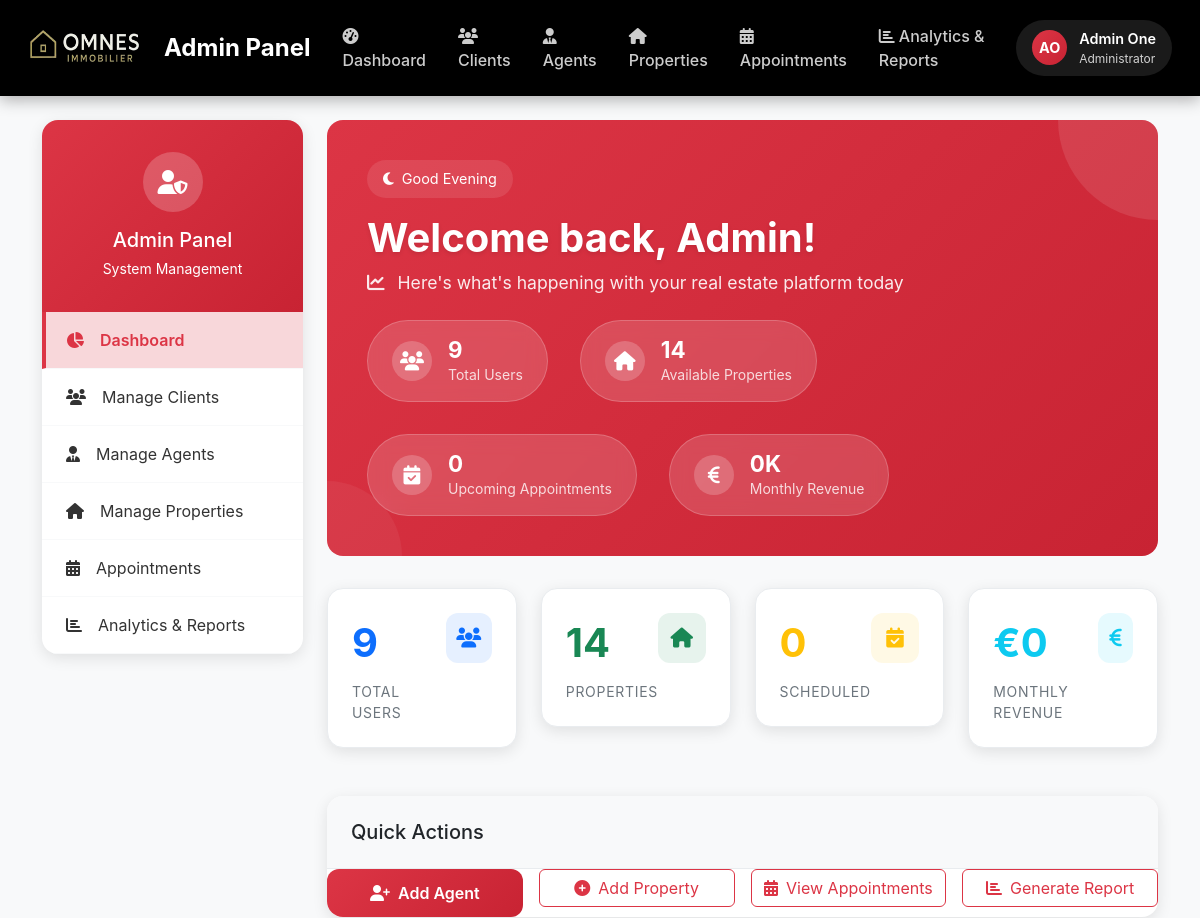
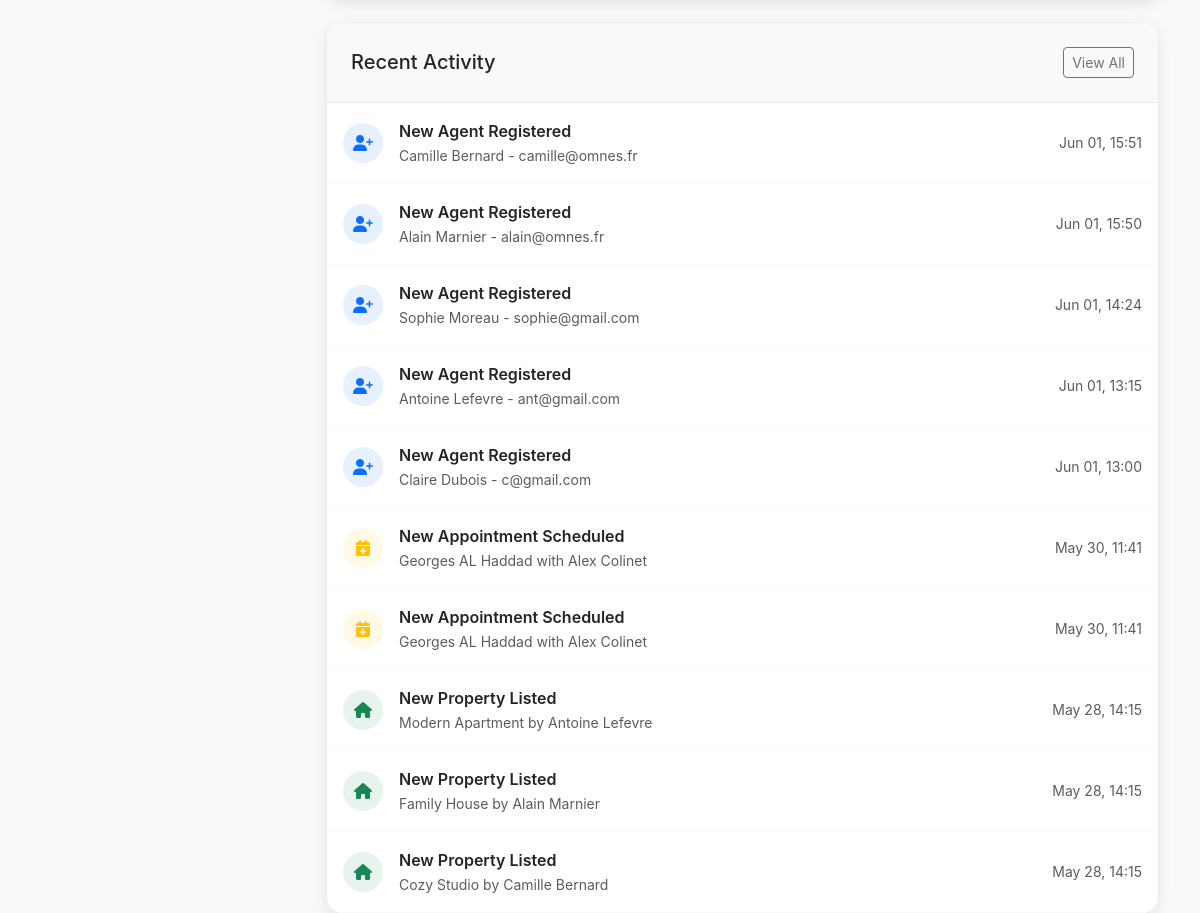
The app's page /src/admin/dashboard.php (signed in) with its own data (2 pictures, top to bottom).
### tables this page shows
CREATE TABLE IF NOT EXISTS `users` (
  `id` int NOT NULL AUTO_INCREMENT,
  `first_name` varchar(50) NOT NULL,
  `last_name` varchar(50) NOT NULL,
  `email` varchar(100) NOT NULL,
  `password_hash` varchar(255) NOT NULL,
  `role` enum('admin','client','agent') NOT NULL DEFAULT 'client',
  `phone` varchar(15) NOT NULL,
  `created_at` timestamp NULL DEFAULT CURRENT_TIMESTAMP,
  `updated_at` timestamp NULL DEFAULT CURRENT_TIMESTAMP ON UPDATE CURRENT_TIMESTAMP,
  PRIMARY KEY (`id`),
  UNIQUE KEY `email` (`email`)
);

CREATE TABLE IF NOT EXISTS `properties` (
  `id` int NOT NULL AUTO_INCREMENT,
  `agent_id` int NOT NULL,
  `title` varchar(255) NOT NULL,
  `description` text NOT NULL,
  `images` json DEFAULT NULL,
  `price` decimal(12,2) NOT NULL,
  `property_type` enum('house','apartment','land','commercial','rental','auction') NOT NULL,
  `status` enum('available','pending','sold','rented','withdrawn') DEFAULT 'available',
  `address_line1` varchar(255) NOT NULL,
  `city` varchar(100) NOT NULL,
  `state` varchar(100) DEFAULT NULL,
  `postal_code` varchar(20) DEFAULT NULL,
  `country` varchar(100) DEFAULT 'France',
  `bedrooms` int DEFAULT '0',
  `bathrooms` int DEFAULT '0',
  `year_built` int DEFAULT '0',
  `living_area` int NOT NULL DEFAULT '0',
  `has_parking` tinyint(1) DEFAULT '0',
  `parking_spaces` int DEFAULT '0',
  `has_garden` tinyint(1) DEFAULT '0',
  `created_at` timestamp NULL DEFAULT CURRENT_TIMESTAMP,
  `updated_at` timestamp NULL DEFAULT CURRENT_TIMESTAMP ON UPDATE CURRENT_TIMESTAMP,
  PRIMARY KEY (`id`),
  KEY `agent_id` (`agent_id`)
);

CREATE TABLE IF NOT EXISTS `appointments` (
  `id` int NOT NULL AUTO_INCREMENT,
  `client_id` int NOT NULL,
  `agent_id` int NOT NULL,
  `property_id` int NOT NULL,
  `appointment_date` datetime NOT NULL,
  `status` enum('scheduled','completed','cancelled') DEFAULT 'scheduled',
  `location` varchar(255) NOT NULL,
  `created_at` timestamp NULL DEFAULT CURRENT_TIMESTAMP,
  `updated_at` timestamp NULL DEFAULT CURRENT_TIMESTAMP ON UPDATE CURRENT_TIMESTAMP,
  PRIMARY KEY (`id`),
  KEY `client_id` (`client_id`),
  KEY `agent_id` (`agent_id`),
  KEY `property_id` (`property_id`)
);

### src/admin/dashboard.php (the view, shortened to what the rows shown need)
<?php
require_once '../config/database.php';
require_once '../includes/functions.php';
$database = Database::getInstance();
$db = $database->getConnection();
$admin_data = getCurrentUser();
$stats = [
    'total_users' => 0,
    'total_agents' => 0,
    'total_clients' => 0,
    'total_properties' => 0,
    'available_properties' => 0,
    'sold_properties' => 0,
    'total_appointments' => 0,
    'scheduled_appointments' => 0,
    'revenue_this_month' => 0,
    'new_users_this_month' => 0
];
try {
    $user_stats = $db->query("
        SELECT
            COUNT(*) as total_users,
            SUM(CASE WHEN role = 'agent' THEN 1 ELSE 0 END) as total_agents,
            SUM(CASE WHEN role = 'client' THEN 1 ELSE 0 END) as total_clients,
            SUM(CASE WHEN created_at >= DATE_SUB(NOW(), INTERVAL 1 MONTH) THEN 1 ELSE 0 END) as new_users_this_month
        FROM users
    ")->fetch(PDO::FETCH_ASSOC);
    $stats = array_merge($stats, $user_stats);
    $property_stats = $db->query("
        SELECT
            COUNT(*) as total_properties,
            SUM(CASE WHEN status = 'available' THEN 1 ELSE 0 END) as available_properties,
            SUM(CASE WHEN status = 'sold' THEN 1 ELSE 0 END) as sold_properties,
            SUM(CASE WHEN status = 'sold' AND MONTH(updated_at) = MONTH(CURRENT_DATE()) THEN price ELSE 0 END) as revenue_this_month
        FROM properties
    ")->fetch(PDO::FETCH_ASSOC);
    $stats = array_merge($stats, $property_stats);
    $appointment_stats = $db->query("
        SELECT
            COUNT(*) as total_appointments,
            SUM(CASE WHEN status = 'scheduled' AND appointment_date >= NOW() THEN 1 ELSE 0 END) as scheduled_appointments
        FROM appointments
    ")->fetch(PDO::FETCH_ASSOC);
    $stats = array_merge($stats, $appointment_stats);
} catch (Exception $e) {
    error_log("Admin stats error: " . $e->getMessage());
}
$recent_activities = [];
try {
    $recent_users = $db->query("
        SELECT u.*, 'new_user' as activity_type, u.created_at as activity_date
        FROM users u
        ORDER BY u.created_at DESC
        LIMIT 5
    ")->fetchAll(PDO::FETCH_ASSOC);
    $recent_properties = $db->query("
        SELECT p.*, u.first_name, u.last_name, 'new_property' as activity_type, p.created_at as activity_date
        FROM properties p
        JOIN users u ON p.agent_id = u.id
        ORDER BY p.created_at DESC
        LIMIT 5
    ")->fetchAll(PDO::FETCH_ASSOC);
    $recent_appointments = $db->query("
        SELECT a.*, p.title as property_title,
               CONCAT(agent.first_name, ' ', agent.last_name) as agent_name,
               CONCAT(client.first_name, ' ', client.last_name) as client_name,
               'new_appointment' as activity_type, a.created_at as activity_date
        FROM appointments a
        JOIN properties p ON a.property_id = p.id
        JOIN users agent ON a.agent_id = agent.id
        JOIN users client ON a.client_id = client.id
        ORDER BY a.created_at DESC
        LIMIT 5
    ")->fetchAll(PDO::FETCH_ASSOC);
    $recent_activities = array_merge($recent_users, $recent_properties, $recent_appointments);
    usort($recent_activities, function($a, $b) {
        return strtotime($b['activity_date']) - strtotime($a['activity_date']);
    });
    $recent_activities = array_slice($recent_activities, 0, 10);
} catch (Exception $e) {
    error_log("Recent activities error: " . $e->getMessage());
}
?>
<!DOCTYPE html>
<html lang="en">
<head>
    <link href="https://cdnjs.cloudflare.com/ajax/libs/bootstrap/5.3.0/css/bootstrap.min.css" rel="stylesheet">
    <link href="https://cdnjs.cloudflare.com/ajax/libs/font-awesome/6.4.0/css/all.min.css" rel="stylesheet">
</head>
<body>
    <?php include '../includes/admin_header.php'; ?>
    <div class="container mt-4">
        <div class="row">
            <div class="col-lg-9">
                <div class="dashboard-hero">
                    <div class="dashboard-content">
                        <?php
                        $hour = date('H');
                        if ($hour < 12) {
                            $greeting = "Good Morning";
                            $greeting_icon = "fa-sun";
                        } elseif ($hour < 17) {
                            $greeting = "Good Afternoon";
                            $greeting_icon = "fa-cloud-sun";
                        } else {
                            $greeting = "Good Evening";
                            $greeting_icon = "fa-moon";
                        }
                        ?>
                        <div class="time-greeting">
                            <i class="fas <?= $greeting_icon ?> me-2"></i><?= $greeting ?>
                        </div>
                        <h1 class="dashboard-title">
                            Welcome back, <?= htmlspecialchars($admin_data['first_name']) ?>!
                        </h1>
                        <p class="dashboard-subtitle">
                            <i class="fas fa-chart-line me-2"></i>
                            Here's what's happening with your real estate platform today
                        </p>
                        <div class="dashboard-stats-quick">
                            <div class="quick-stat">
                                <div class="quick-stat-info">
                                    <h6><?= $stats['total_users'] ?></h6>
                                    <p>Total Users</p>
                                </div>
                            </div>
                            <div class="quick-stat">
                            </div>
                            <div class="quick-stat">
                            </div>
                            <div class="quick-stat">
                            </div>
                        </div>
                    </div>
                </div>
                <div class="row mb-4">
                    <div class="col-xl-3 col-md-6 mb-4">
                        <div class="stats-card">
                            <div class="d-flex justify-content-between align-items-start">
                                <div>
                                    <div class="stats-value text-primary"><?= $stats['total_users'] ?></div>
                                    <div class="stats-label">Total Users</div>
                                </div>
                            </div>
                        </div>
                    </div>
                </div>
                <div class="content-card">
                    <div class="card-body p-0">
                        <?php foreach ($recent_activities as $activity): ?>
                            <div class="activity-item d-flex align-items-center">
                                <?php if ($activity['activity_type'] === 'new_user'): ?>
                                    <div class="activity-icon bg-primary bg-opacity-10 text-primary me-3">
                                        <i class="fas fa-user-plus"></i>
                                    </div>
                                    <div class="flex-grow-1">
                                        <div class="fw-semibold">New <?= ucfirst($activity['role']) ?> Registered</div>
                                        <small class="text-muted"><?= htmlspecialchars($activity['first_name'] . ' ' . $activity['last_name']) ?> - <?= $activity['email'] ?></small>
                                    </div>
                                <?php elseif ($activity['activity_type'] === 'new_property'): ?>
                                    <div class="activity-icon bg-success bg-opacity-10 text-success me-3">
                                        <i class="fas fa-home"></i>
                                    </div>
                                    <div class="flex-grow-1">
                                        <div class="fw-semibold">New Property Listed</div>
                                        <small class="text-muted"><?= htmlspecialchars($activity['title']) ?> by <?= htmlspecialchars($activity['first_name'] . ' ' . $activity['last_name']) ?></small>
                                    </div>
                                <?php elseif ($activity['activity_type'] === 'new_appointment'): ?>
                                    <div class="activity-icon bg-warning bg-opacity-10 text-warning me-3">
                                        <i class="fas fa-calendar-plus"></i>
                                    </div>
                                    <div class="flex-grow-1">
                                        <div class="fw-semibold">New Appointment Scheduled</div>
                                        <small class="text-muted"><?= htmlspecialchars($activity['client_name']) ?> with <?= htmlspecialchars($activity['agent_name']) ?></small>
                                    </div>
                                <?php endif; ?>
                                <div class="text-muted small">
                                    <?= date('M d, H:i', strtotime($activity['activity_date'])) ?>
                                </div>
                            </div>
                        <?php endforeach; ?>
                    </div>
                </div>
            </div>
        </div>
    </div>
</body>
</html>

### src/includes/admin_header.php (shortened to what the rows shown need)
<nav class="navbar navbar-expand-lg admin-header">
    <div class="container-fluid">
        <div class="collapse navbar-collapse" id="navbarNav">
            <div class="d-flex align-items-center me-3">
                <div class="dropdown">
                    <a href="#" class="user-profile dropdown-toggle" data-bs-toggle="dropdown" aria-expanded="false">
                        <div class="user-avatar">
                            <?= strtoupper(substr($admin_data['first_name'] ?? 'A', 0, 1) . substr($admin_data['last_name'] ?? 'D', 0, 1)) ?>
                        </div>
                        <div class="user-info">
                            <div class="user-name"><?= htmlspecialchars(($admin_data['first_name'] ?? '') . ' ' . ($admin_data['last_name'] ?? '')) ?></div>
                            <div class="user-role">Administrator</div>
                        </div>
                    </a>
                </div>
            </div>
        </div>
    </div>
</nav>

### records on screen
users: first_name+last_name "AO", first_name+last_name "Admin One", first_name "Admin"
properties: agent "9", title "Modern Apartment", users.first_name+last_name "Antoine Lefevre", created_at "May 28, 14:15"
users: role "Agent", first_name+last_name "Camille Bernard", email "camille@omnes.fr", created_at "Jun 01, 15:51"
users: role "Agent", first_name+last_name "Alain Marnier", email "alain@omnes.fr", created_at "Jun 01, 15:50"
users: role "Agent", first_name+last_name "Sophie Moreau", email "sophie@gmail.com", created_at "Jun 01, 14:24"
users: role "Agent", first_name+last_name "Antoine Lefevre", email "ant@gmail.com", created_at "Jun 01, 13:15"
users: role "Agent", first_name+last_name "Claire Dubois", email "c@gmail.com", created_at "Jun 01, 13:00"
appointments: client_name "Georges AL Haddad", agent_name "Alex Colinet", created_at "May 30, 11:41"
appointments: client_name "Georges AL Haddad", agent_name "Alex Colinet", created_at "May 30, 11:41"
properties: title "Family House", users.first_name+last_name "Alain Marnier", created_at "May 28, 14:15"
properties: title "Cozy Studio", users.first_name+last_name "Camille Bernard", created_at "May 28, 14:15"

### other values on screen
$greeting "Good Evening"
$stats['available_properties'] "14"
$stats['scheduled_appointments'] "0"
$stats['revenue_this_month'] / 1000 "0"
$stats['total_properties'] "14"
$stats['revenue_this_month'] "0"
